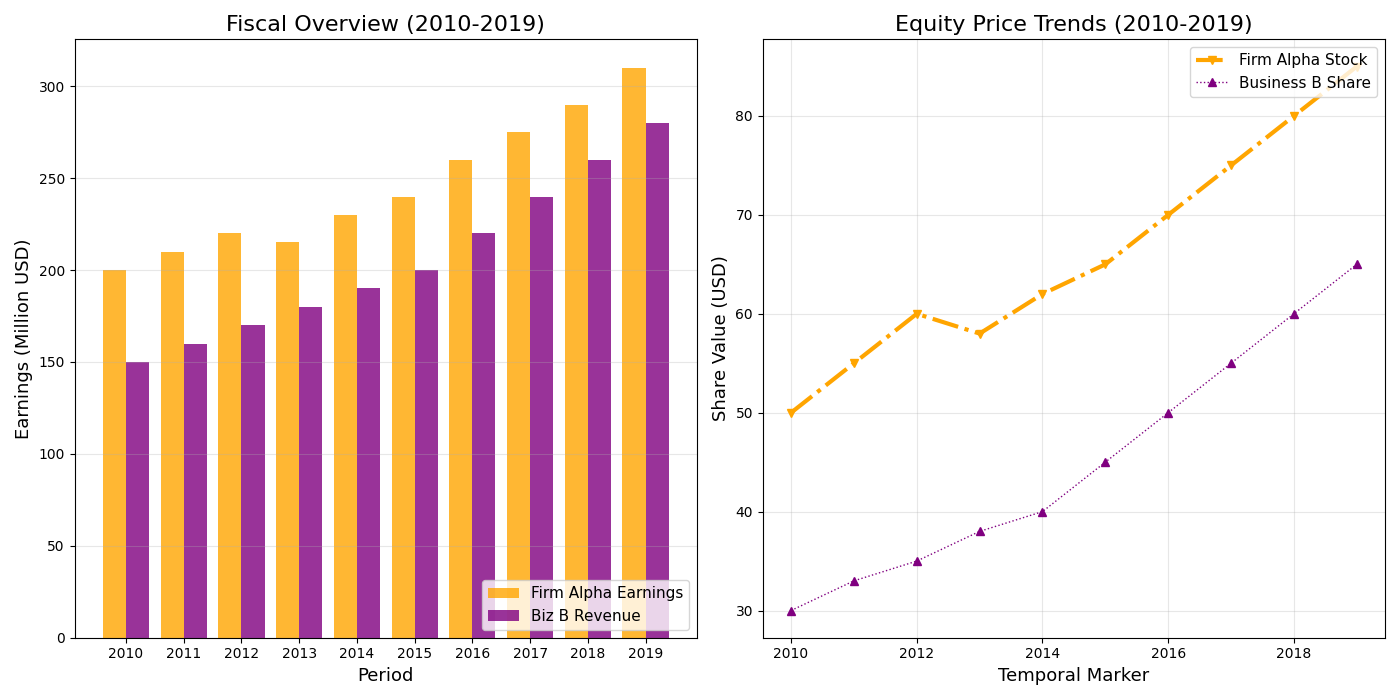

Write the Python code that produced this figure.
import matplotlib.pyplot as plt
import numpy as np

# Data creation
years = np.arange(2010, 2020)

company_a_stock = [50, 55, 60, 58, 62, 65, 70, 75, 80, 85]
company_b_stock = [30, 33, 35, 38, 40, 45, 50, 55, 60, 65]

company_a_revenue = [200, 210, 220, 215, 230, 240, 260, 275, 290, 310]
company_b_revenue = [150, 160, 170, 180, 190, 200, 220, 240, 260, 280]

fig, (ax1, ax2) = plt.subplots(1, 2, figsize=(14, 7))

# Bar chart
ax1.bar(np.arange(len(company_a_revenue)), company_a_revenue, width=0.4, color='orange', alpha=0.8, label='Firm Alpha Earnings')
ax1.bar(np.arange(len(company_a_revenue)) + 0.4, company_b_revenue, width=0.4, color='purple', alpha=0.8, label='Biz B Revenue')

ax1.set_title('Fiscal Overview (2010-2019)', fontsize=16, fontweight='normal')
ax1.set_xlabel('Period', fontsize=13)
ax1.set_ylabel('Earnings (Million USD)', fontsize=13)
ax1.set_xticks(np.arange(len(company_a_revenue)) + 0.2)
ax1.set_xticklabels(years)
ax1.legend(loc='lower right', fontsize=11)
ax1.grid(True, linestyle='-', alpha=0.3, axis='y')

# Line chart
ax2.plot(years, company_a_stock, label='Firm Alpha Stock', color='orange', marker='v', linestyle='-.', linewidth=3)
ax2.plot(years, company_b_stock, label='Business B Share', color='purple', marker='^', linestyle=':', linewidth=1)

ax2.set_title('Equity Price Trends (2010-2019)', fontsize=16, fontweight='normal')
ax2.set_xlabel('Temporal Marker', fontsize=13)
ax2.set_ylabel('Share Value (USD)', fontsize=13)
ax2.legend(loc='upper right', fontsize=11)
ax2.grid(True, linestyle='-', alpha=0.3)

plt.tight_layout()
plt.show()
